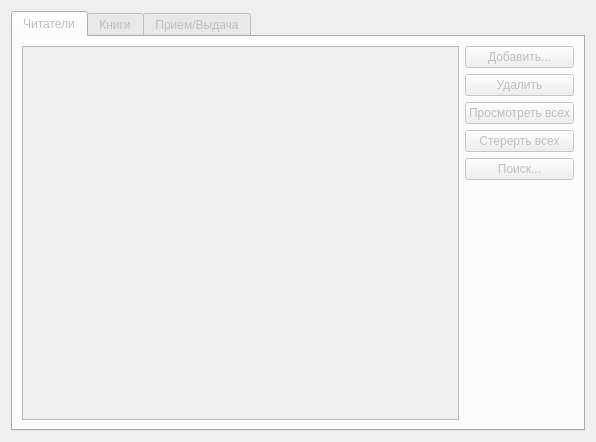
<?xml version="1.0" encoding="UTF-8"?>
<ui version="4.0">
 <class>LibraryWidget</class>
 <widget class="QWidget" name="LibraryWidget">
  <property name="geometry">
   <rect>
    <x>0</x>
    <y>0</y>
    <width>596</width>
    <height>442</height>
   </rect>
  </property>
  <property name="windowTitle">
   <string>Form</string>
  </property>
  <layout class="QHBoxLayout" name="horizontalLayout_4">
   <item>
    <widget class="QTabWidget" name="library_tabWidget">
     <property name="enabled">
      <bool>false</bool>
     </property>
     <property name="sizePolicy">
      <sizepolicy hsizetype="Expanding" vsizetype="Expanding">
       <horstretch>0</horstretch>
       <verstretch>0</verstretch>
      </sizepolicy>
     </property>
     <property name="maximumSize">
      <size>
       <width>16777215</width>
       <height>16777215</height>
      </size>
     </property>
     <property name="currentIndex">
      <number>0</number>
     </property>
     <widget class="QWidget" name="reader_tab">
      <attribute name="title">
       <string>Читатели</string>
      </attribute>
      <layout class="QHBoxLayout" name="horizontalLayout">
       <item>
        <widget class="QTableWidget" name="reader_tableWidget"/>
       </item>
       <item>
        <layout class="QVBoxLayout" name="verticalLayout">
         <item>
          <widget class="QPushButton" name="pushButton_2">
           <property name="text">
            <string>Добавить...</string>
           </property>
          </widget>
         </item>
         <item>
          <widget class="QPushButton" name="pushButton">
           <property name="text">
            <string>Удалить</string>
           </property>
          </widget>
         </item>
         <item>
          <widget class="QPushButton" name="pushButton_7">
           <property name="text">
            <string>Просмотреть всех</string>
           </property>
          </widget>
         </item>
         <item>
          <widget class="QPushButton" name="pushButton_9">
           <property name="text">
            <string>Стерерть всех</string>
           </property>
          </widget>
         </item>
         <item>
          <widget class="QPushButton" name="pushButton_10">
           <property name="text">
            <string>Поиск...</string>
           </property>
          </widget>
         </item>
         <item>
          <spacer name="verticalSpacer">
           <property name="orientation">
            <enum>Qt::Vertical</enum>
           </property>
           <property name="sizeHint" stdset="0">
            <size>
             <width>20</width>
             <height>40</height>
            </size>
           </property>
          </spacer>
         </item>
        </layout>
       </item>
      </layout>
     </widget>
     <widget class="QWidget" name="book_tab">
      <attribute name="title">
       <string>Книги</string>
      </attribute>
      <layout class="QHBoxLayout" name="horizontalLayout_2">
       <item>
        <widget class="QTableWidget" name="book_tableWidget"/>
       </item>
       <item>
        <layout class="QVBoxLayout" name="verticalLayout_4">
         <item>
          <widget class="QPushButton" name="pushButton_11">
           <property name="text">
            <string>Добавить...</string>
           </property>
          </widget>
         </item>
         <item>
          <widget class="QPushButton" name="pushButton_12">
           <property name="text">
            <string>Удалить</string>
           </property>
          </widget>
         </item>
         <item>
          <widget class="QPushButton" name="pushButton_13">
           <property name="text">
            <string>Просмотреть всех</string>
           </property>
          </widget>
         </item>
         <item>
          <widget class="QPushButton" name="pushButton_14">
           <property name="text">
            <string>Стерерть всех</string>
           </property>
          </widget>
         </item>
         <item>
          <widget class="QPushButton" name="pushButton_15">
           <property name="text">
            <string>Поиск...</string>
           </property>
          </widget>
         </item>
         <item>
          <spacer name="verticalSpacer_4">
           <property name="orientation">
            <enum>Qt::Vertical</enum>
           </property>
           <property name="sizeHint" stdset="0">
            <size>
             <width>20</width>
             <height>40</height>
            </size>
           </property>
          </spacer>
         </item>
        </layout>
       </item>
      </layout>
     </widget>
     <widget class="QWidget" name="ioinfo_tab">
      <attribute name="title">
       <string>Прием/Выдача</string>
      </attribute>
      <layout class="QHBoxLayout" name="horizontalLayout_3">
       <item>
        <widget class="QTableWidget" name="ioinfo_tableWidget"/>
       </item>
       <item>
        <layout class="QVBoxLayout" name="verticalLayout_3">
         <item>
          <widget class="QPushButton" name="pushButton_5">
           <property name="text">
            <string>Принять книгу</string>
           </property>
          </widget>
         </item>
         <item>
          <widget class="QPushButton" name="pushButton_6">
           <property name="text">
            <string>Выдать книгу</string>
           </property>
          </widget>
         </item>
         <item>
          <spacer name="verticalSpacer_3">
           <property name="orientation">
            <enum>Qt::Vertical</enum>
           </property>
           <property name="sizeHint" stdset="0">
            <size>
             <width>20</width>
             <height>40</height>
            </size>
           </property>
          </spacer>
         </item>
        </layout>
       </item>
      </layout>
     </widget>
    </widget>
   </item>
  </layout>
 </widget>
 <resources/>
 <connections/>
</ui>
